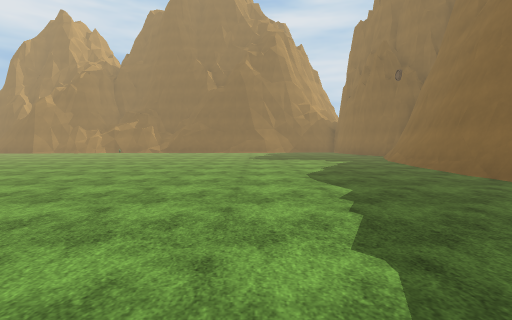
[1] (above)

16 first-person views from a walk through a scene from a Unity 3-D project. The camera is 1.4 m above the floor, tilts 4° down and sees 85° across. The floor is counted in squares, 2 m on a side. Each view is taken from the middle of a square. On the plan, view 1 faces up. The plan holds only what a view shows up to about 9 squares ahead; the rest is blank. The place goes on beyond the plan. Flat ground stands in for the terrain. The player character is not drawn. Some animated figures are left out. Some surface patterns are stand-ins.

[2]
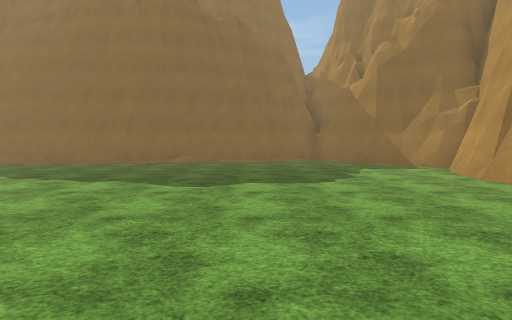

[3]
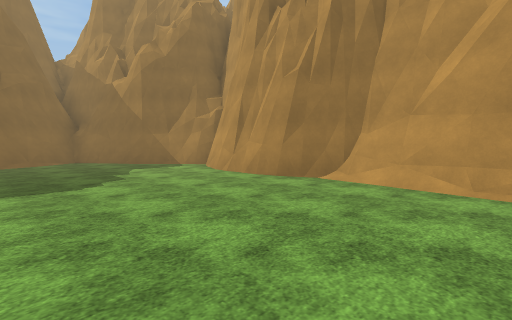

[4]
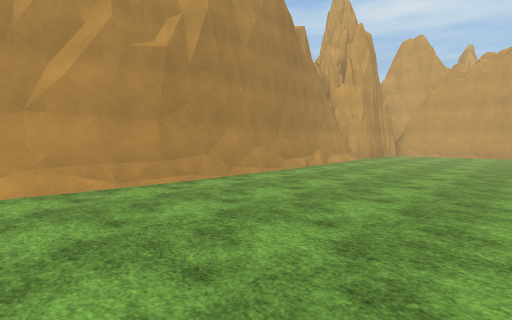

[5]
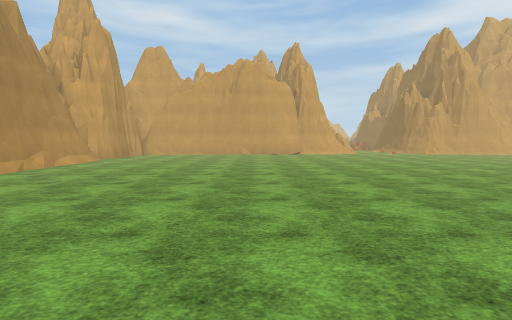

[6]
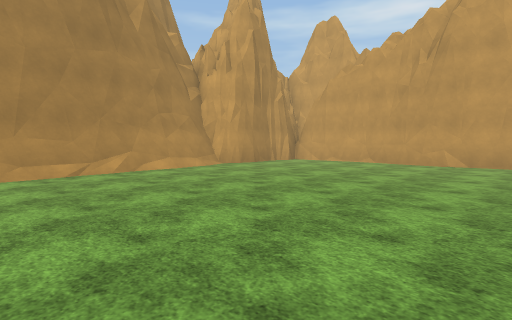

[7]
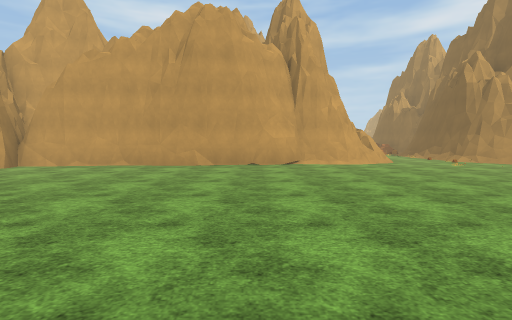

[8]
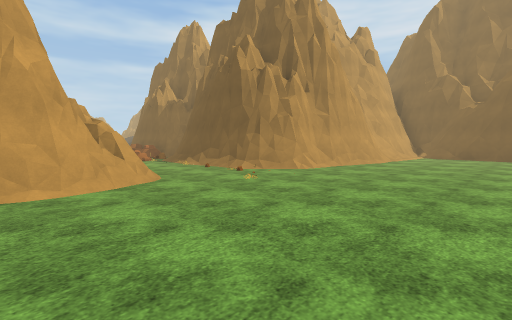

[9]
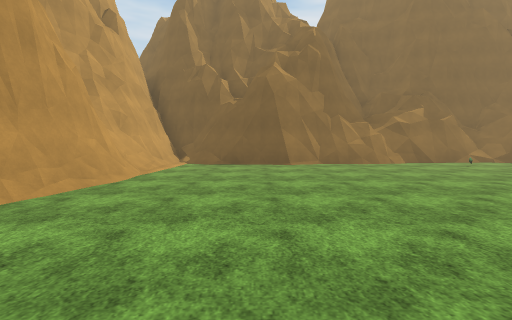

[10]
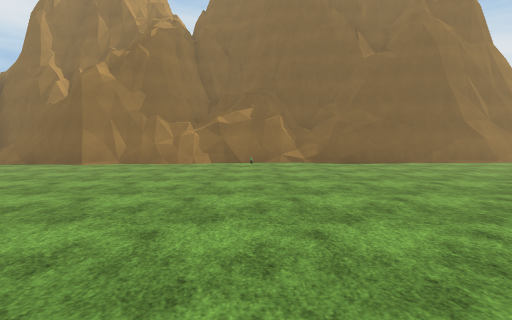

[11]
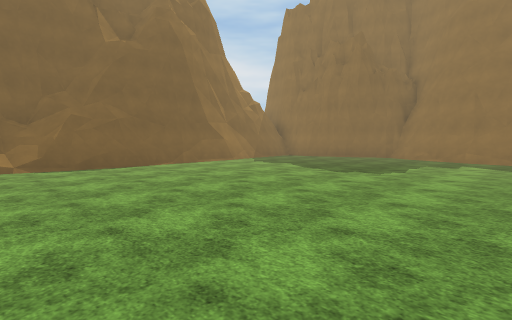

[12]
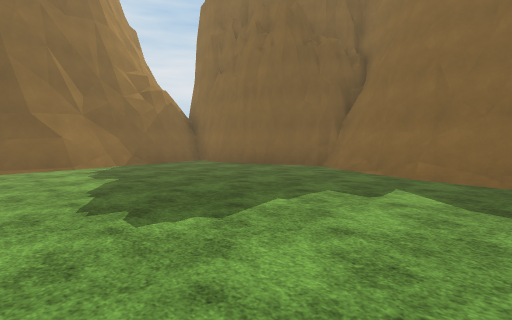

[13]
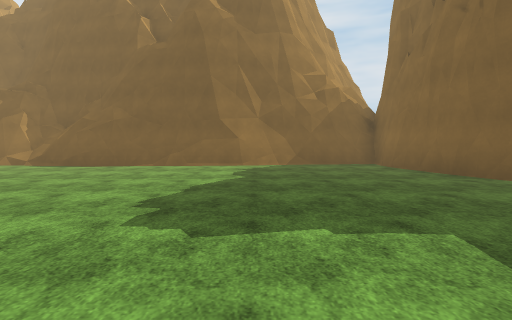

[14]
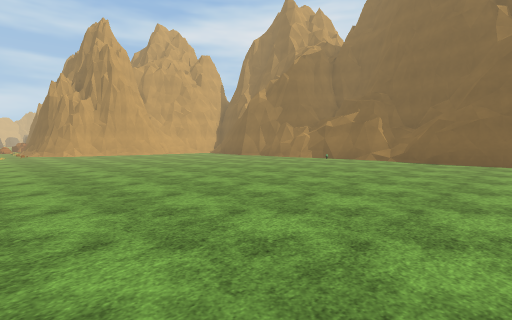

[15]
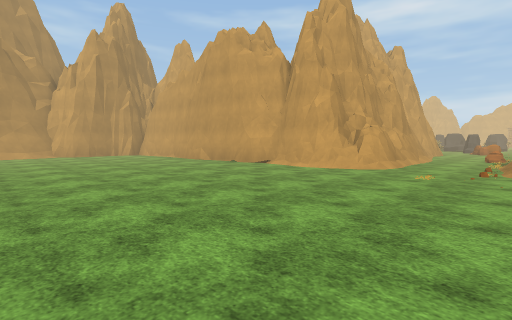

[16]
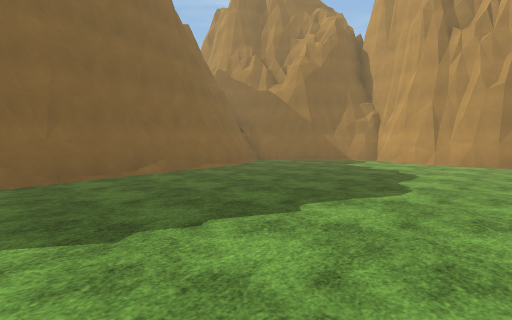

### Floor plan
Key: @ floor where view 1 was taken; # wall or solid block; . floor; = window, fence, low wall or low ledge; O other object.
Columns run from 20 left of view 1 to 6 right of it. Each row starts with its distance up from view 1.
 17                      #####
 16     ###################..#
 15     #....................#
 14     #....................##
 13     #.....................#
 12     #.....................#
 11     #....................=#
 10     #....................##
  9    ##....................#
  8 ####.....................#
  7 ....O....................#
  6 .O.......................#
  5 ####.....................#
  4   ##.....................#
  3    #.....................#
  2    #.....................#
  1    ##....................#
  0     #...............@....##
 -1     #....................##
 -2     #.....................#
 -3     #.....................#
 -4     #....................##
 -5     #...................##
 -6     #####################

Where each view was taken, in squares from view 1:
view 1: 0 up, 0 right, facing up
view 2: 1 down, 4 left, facing right
view 3: 1 down, 4 left, facing down-right
view 4: 1 down, 2 left, facing down-left
view 5: 0 up, 2 left, facing left
view 6: 1 up, 7 left, facing down-left
view 7: 1 up, 8 left, facing left
view 8: 3 up, 12 left, facing up-left
view 9: 7 up, 13 left, facing up
view 10: 7 up, 7 left, facing up
view 11: 8 up, 6 left, facing up-right
view 12: 8 up, 1 left, facing up-right
view 13: 8 up, 1 right, facing up
view 14: 6 up, 2 left, facing up-left
view 15: 8 up, 10 left, facing down-left
view 16: 4 up, 1 left, facing down-right
